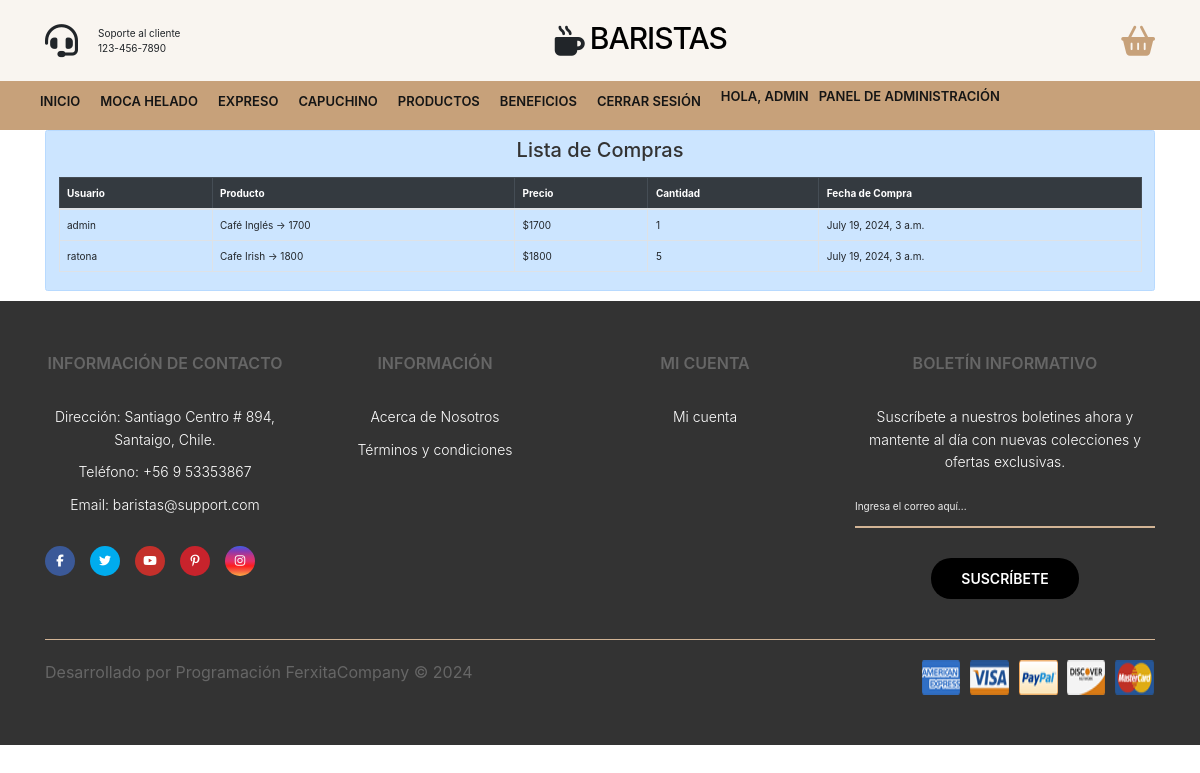
The app's page /proyecto/admin_panel/lista-compras/ (signed in) with its own data.
### proyecto/models.py (models this page shows, shortened)
class Compra(models.Model):
    usuario = models.ForeignKey(User, on_delete=models.CASCADE)
    producto = models.ForeignKey(Producto, on_delete=models.CASCADE)
    cantidad = models.PositiveIntegerField(default=1)
    precio_unitario = models.DecimalField(max_digits=10, decimal_places=0)
    total = models.DecimalField(max_digits=10, decimal_places=0)
    fecha_compra = models.DateTimeField(auto_now_add=True)
    def total(self):
        return self.precio * self.cantidad

class Producto(models.Model):
    nombre = models.CharField(max_length=64)
    categoria = models.CharField(max_length=32)
    precio = models.DecimalField(max_digits=10, decimal_places=0)
    imagen = models.ImageField(upload_to='productos/', default='img/default.jpg')
    def __str__(self):
        return f'{self.nombre} -> {self.precio}'

### proyecto/views.py (the view)
# urls.py: path('admin_panel/lista-compras/', views.lista_compras, name='lista_compras'),
def lista_compras(request):
    compras = Compra.objects.all()
    context = {
        'compras': compras,
    }
    return render(request, 'proyecto/lista_compras.html', {'compras': compras})

### proyecto/context_processor.py (called while the page is built)
def total_carrito(request):
    total = 0
    if request.user.is_authenticated:
        if "carrito" in request.session.keys():
            for key, value in request.session["carrito"].items():
                total += int(value["acumulado"])
    return {"total_carrito": total}

### proyecto/templates/proyecto/lista_compras.html
{% extends 'proyecto/base.html' %}
{% block content %}
<div class="container">
    <div class="alert alert-primary" role="alert">
        <h2 class="text-center mb-4">Lista de Compras</h2>
        <div class="table-responsive">
            <table class="table table-bordered">
                <thead class="table-dark">
                    <tr>
                        <th scope="col">Usuario</th>
                        <th scope="col">Producto</th>
                        <th scope="col">Precio</th>
                        <th scope="col">Cantidad</th>
                        <th scope="col">Fecha de Compra</th>
                    </tr>
                </thead>
                <tbody>
                    {% for compra in compras %}
                        <tr>
                            <td>{{ compra.usuario.username }}</td>
                            <td>{{ compra.producto }}</td>
                            <td>${{ compra.precio_unitario }}</td>
                            <td>{{ compra.cantidad }}</td>
                            <td>{{ compra.fecha_compra }}</td>
                        </tr>
                    {% endfor %}
                </tbody>
            </table>
        </div>
    </div>
</div>
{% endblock %}

### proyecto/templates/proyecto/base.html (shortened to what this page needs)
{% load static %}
<!DOCTYPE html>
<html lang="en">
<head>
    <link rel="stylesheet" href="{% static 'css/styles.css' %}">
    <link rel="stylesheet" href="https://stackpath.bootstrapcdn.com/bootstrap/4.5.2/css/bootstrap.min.css">
</head>
<body>
    <header>
        <div class="container-hero">
            <div class="container hero">
                <div class="customer-support">
                    <i class="fa-solid fa-headset"></i>
                    <div class="content-customer-support">
                        <span class="text">Soporte al cliente</span>
                        <span class="number">123-456-7890</span>
                    </div>
                </div>
                <div class="container-logo">
                    <i class="fa-solid fa-mug-hot"></i>
                    <h1 class="logo"><a href="{% url 'home' %}">Baristas</a></h1>
                </div>
                <div class="container-user">
                    <div class="content-shopping-cart">
                        <a href="{% url 'carrito' %}">
                            <i class="fa-solid fa-basket-shopping"></i>
                        </a>
                    </div>
                </div>
            </div>
        </div>
        <div class="container-navbar">
            <nav class="navbar container">
                <ul class="menu">
                    <li><a href="{% url 'home' %}">Inicio</a></li>
                    <li><a href="{% url 'moca' %}">Moca Helado</a></li>
                    <li><a href="{% url 'expreso' %}">Expreso</a></li>
                    <li><a href="{% url 'capuchino' %}">Capuchino</a></li>
                    <li><a href="{% url 'tienda' %}">Productos</a></li>
                    <li><a href="{% url 'beneficio' %}">Beneficios</a></li>
                    <li><a href="{% url 'logout' %}" id="logout-link">Cerrar sesión</a></li>
                    <li class="dropdown">
                        <div class="container-user">
                            {% if user.is_authenticated %}
                                <a href="{% url 'profile' %}" class="username">Hola, {{ user.username }}</a>
                                {% if user.is_staff %}
                                    <a href="{% url 'admin_panel' %}" class="admin-link">Panel de Administración</a>
                                {% endif %}
                            {% else %}
                                <a href="{% url 'login_t' %}">
                                    <i class="fa-solid fa-user"></i>
                                </a>
                            {% endif %}
                        </div>
                    </li>
                </ul>
            </nav>
        </div>
    </header>
    {% block content %} {% endblock %}
    <footer class="footer">
        <div class="container container-footer">
            <div class="menu-footer">
                <div class="contact-info">
                    <p class="title-footer">Información de Contacto</p>
                    <ul>
                        <li>
                            Dirección: Santiago Centro # 894, Santaigo, Chile.
                        </li>
                        <li>Teléfono: +56 9 53353867</li>
                        <li>Email: baristas@support.com</li>
                    </ul>
                    <div class="social-icons">
                        <span class="facebook"><i class="fa-brands fa-facebook-f"></i></span>
                        <span class="twitter"><i class="fa-brands fa-twitter"></i></span>
                        <span class="youtube"><i class="fa-brands fa-youtube"></i></span>
                        <span class="pinterest"><i class="fa-brands fa-pinterest-p"></i></span>
                        <span class="instagram"><i class="fa-brands fa-instagram"></i></span>
                    </div>
                </div>
                <div class="information">
                    <p class="title-footer">Información</p>
                    <ul>
                        <li><a href="{% url 'nosotros' %}">Acerca de Nosotros</a></li>
                        <li><a href="#">Términos y condiciones</a></li>
                    </ul>
                </div>
                <div class="my-account">
                    <p class="title-footer">Mi cuenta</p>
                    <ul>
                        <li><a href="{% url 'login_t' %}">Mi cuenta</a></li>
                    </ul>
                </div>
                <div class="newsletter">
                    <p class="title-footer">Boletín informativo</p>
                    <div class="content">
                        <p>Suscríbete a nuestros boletines ahora y mantente al día con nuevas colecciones y ofertas exclusivas.</p>
                        <input type="email" id="emailInput" placeholder="Ingresa el correo aquí...">
                        <button onclick="subscribe()">Suscríbete</button>
                    </div>
                </div>
            </div>
            <div class="copyright">
                <p>Desarrollado por Programación FerxitaCompany &copy; 2024</p>
                <img src="{% static 'img/payment.png' %}" alt="Pagos">
            </div>
        </div>
    </footer>
</body>
</html>

### proyecto/static/css/styles.css (style rules this page uses)
:root { --primary-color: #c7a17a; --background-color: #f9f5f0; --dark-color: #151515; }
html { font-size: 62.5%; font-family: 'Poppins', sans-serif; }
* { margin: 0; padding: 0; box-sizing: border-box; }
.container { max-width: 120rem; margin: 0 auto; }
.container-hero { background-color: var(--background-color); }
.hero { display: flex; justify-content: space-between; align-items: center; padding: 2rem 0; }
.customer-support { display: flex; align-items: center; gap: 2rem; }
.customer-support i { font-size: 3.3rem; }
.content-customer-support { display: flex; flex-direction: column; }
.container-logo { display: flex; align-items: center; gap: 0.5rem; }
.container-logo i { font-size: 3rem; }
.container-logo h1 a { text-decoration: none; color: #000; font-size: 3rem; text-transform: uppercase; letter-spacing: -1px; }
.container-user { display: flex; gap: 1rem; cursor: pointer; }
.container-user .fa-basket-shopping { font-size: 3rem; color: var(--primary-color); padding-left: 1rem; }
.content-shopping-cart { display: flex; flex-direction: column; }
.container-navbar { background-color: var(--primary-color); }
.navbar { display: flex; justify-content: space-between; align-items: center; padding: 1rem 0; }
.menu { display: flex; gap: 2rem; }
.menu li { list-style: none; }
.menu a { text-decoration: none; font-size: 1.3rem; color: var(--dark-color); font-weight: 600; text-transform: uppercase; position: relative; }
.menu a::after { content: ''; width: 1.5rem; height: 1px; background-color: #fff; position: absolute; bottom: -3px; left: 50%; transform: translate(-50%, 50%); opacity: 0; transition: all 0.3s ease; }
.footer { background-color: var(--primary-color); }
.container-footer { display: flex; flex-direction: column; gap: 4rem; padding: 3rem; }
.menu-footer { display: grid; grid-template-columns: repeat(3, 1fr) 30rem; gap: 3rem; justify-items: center; }
.title-footer { font-weight: 600; font-size: 1.6rem; text-transform: uppercase; }
.contact-info, .information, .my-account, .newsletter { display: flex; flex-direction: column; gap: 2rem; }
.contact-info ul, .information ul, .my-account ul { display: flex; flex-direction: column; gap: 1rem; }
.contact-info ul li, .information ul li, .my-account ul li { list-style: none; color: #fff; font-size: 1.4rem; font-weight: 300; }
.information ul li a, .my-account ul li a { text-decoration: none; color: #fff; font-weight: 300; }
.social-icons { display: flex; gap: 1.5rem; }
.social-icons span { border-radius: 50%; width: 3rem; height: 3rem; display: flex; align-items: center; justify-content: center; }
.social-icons span i { color: #fff; font-size: 1.2rem; }
.facebook { background-color: #3b5998; }
.twitter { background-color: #00acee; }
.youtube { background-color: #c4302b; }
.pinterest { background-color: #c8232c; }
.instagram { background: linear-gradient( #405de6, #833ab4, #c13584, #e1306c, #fd1d1d, #f56040, #fcaf45 ); }
.content p { font-size: 1.4rem; color: #fff; font-weight: 300; }
.content input { outline: none; background: none; border: none; border-bottom: 2px solid #d2b495; cursor: pointer; padding: 0.5rem 0 1.2rem; color: var(--dark-color); display: block; margin-bottom: 3rem; margin-top: 2rem; width: 100%; font-family: inherit; }
.content button { border: none; background-color: #000; color: #fff; text-transform: uppercase; padding: 1rem 3rem; border-radius: 2rem; font-size: 1.4rem; font-family: inherit; cursor: pointer; font-weight: 600; }
.copyright { display: flex; justify-content: space-between; padding-top: 2rem; border-top: 1px solid #d2b495; }
.copyright p { font-weight: 400; font-size: 1.6rem; }
body { font-family: Arial, sans-serif; background-color: #f0f0f0; margin: 0; padding: 0; }
h2, h3 { font-size: 24px; color: #333; margin-bottom: 10px; }
p, ul, li { font-size: 18px; color: #666; line-height: 1.6; }
ul { list-style-type: none; padding: 0; }
.footer { clear: both; background-color: #333; color: #fff; padding: 20px; text-align: center; }
.username { font-size: 1.3rem; color: #fff; cursor: pointer; display: flex; align-items: center; position: relative; }

### records on screen
Compra: usuario.username "admin", producto "Café Inglés -> 1700", precio_unitario "1700", cantidad "1", fecha_compra "July 19, 2024, 3 a.m."
Compra: usuario.username "ratona", producto "Cafe Irish -> 1800", precio_unitario "1800", cantidad "5", fecha_compra "July 19, 2024, 3 a.m."

### other values on screen
{{ user.username }} "ADMIN"
